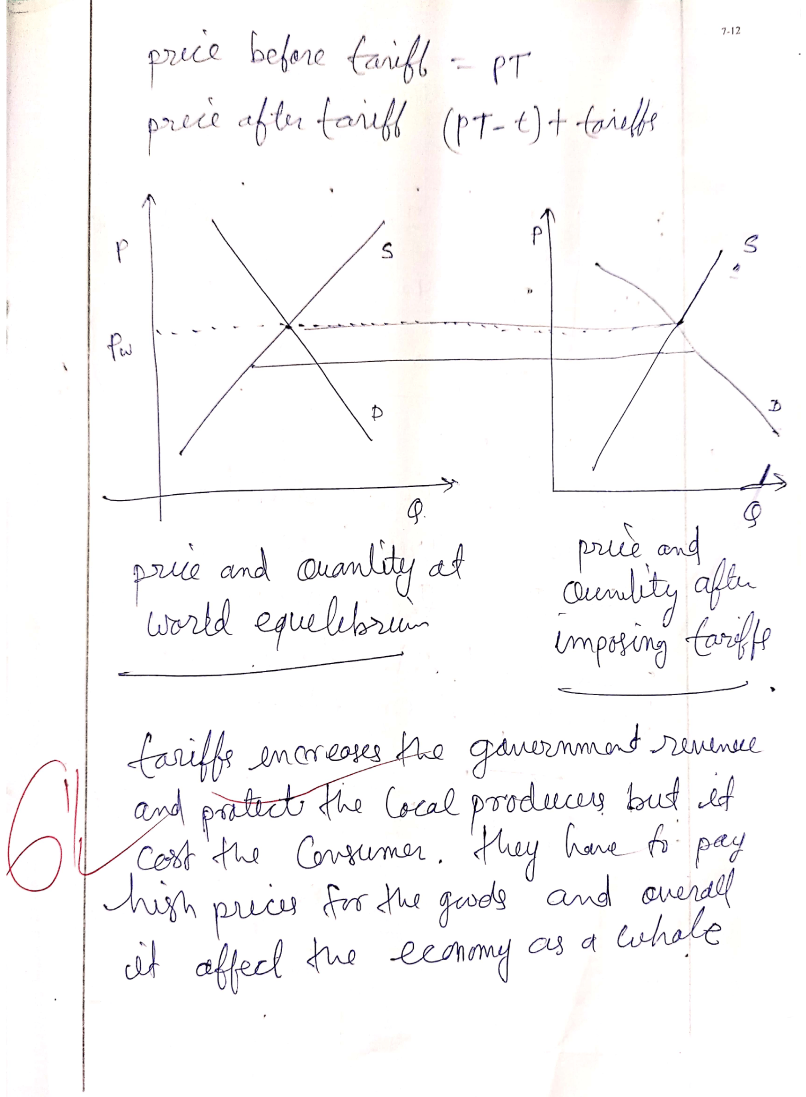
#> input picture backend/uploads/test_projection_crop.png, 1612 x 2194 px (shown at 1/2 size)
$ python debug_contours.py ../backend/uploads/test_projection_crop.png
#> lines starting #> are read from the running program, lines starting #| are printed output that depends on the picture; after the words box and inside, x2 and y2 are one past the last pixel; in counts of white or black regions, pixels touching at a corner belong together
import cv2
import sys

img = cv2.imread(sys.argv[1])
#> img is the input picture: shape (2194, 1612, 3); mean B, G, R 248.4, 247.9, 248.7
gray = cv2.cvtColor(img, cv2.COLOR_BGR2GRAY)
thresh = cv2.adaptiveThreshold(gray, 255, cv2.ADAPTIVE_THRESH_MEAN_C, cv2.THRESH_BINARY_INV, 15, 6)
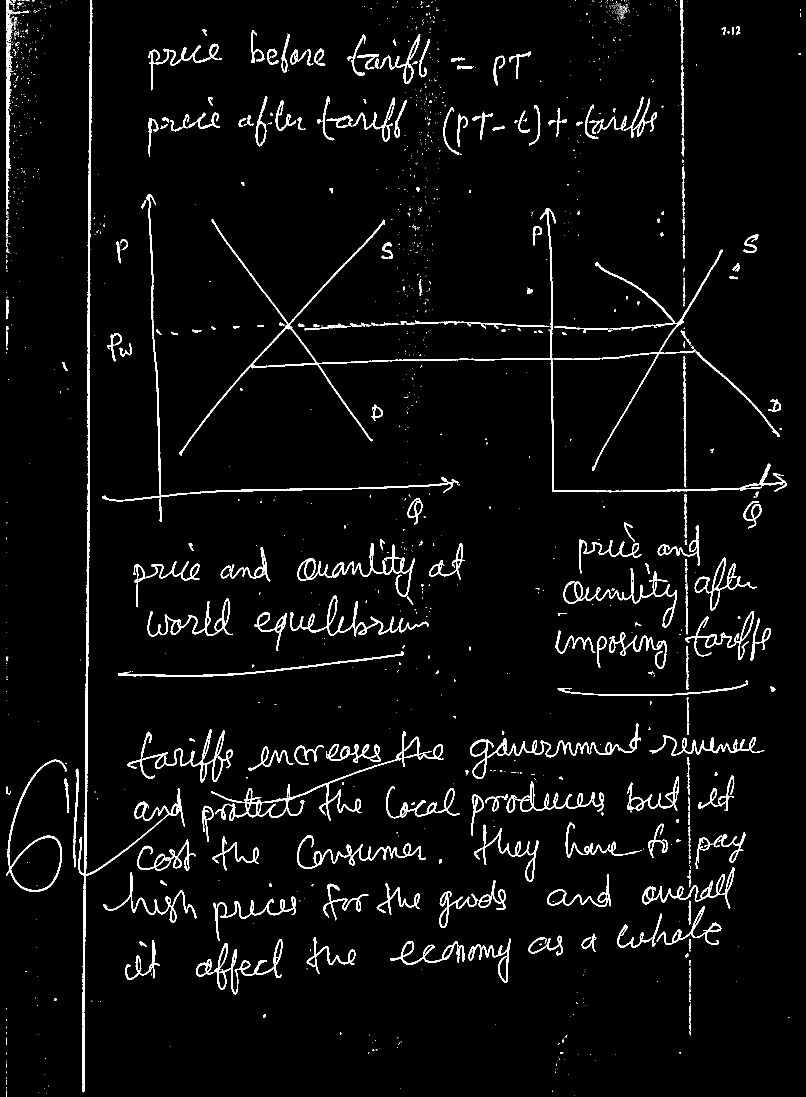
#> thresh: shape (2194, 1612) (shown at 1/2 size); 4.1% white; 1441 white regions (1183 under 20 px), largest, box (x1, y1, x2, y2) and area: (156, 0, 369, 2185) 11090, (358, 417, 1573, 985) 9362, (422, 1462, 887, 1642) 4831

margin_x = int(img.shape[1] * 0.15)
#> margin_x = 241
margin_y = int(img.shape[0] * 0.05)
#> margin_y = 109
thresh[:, :margin_x] = 0
thresh[:, -margin_x:] = 0
thresh[:margin_y, :] = 0
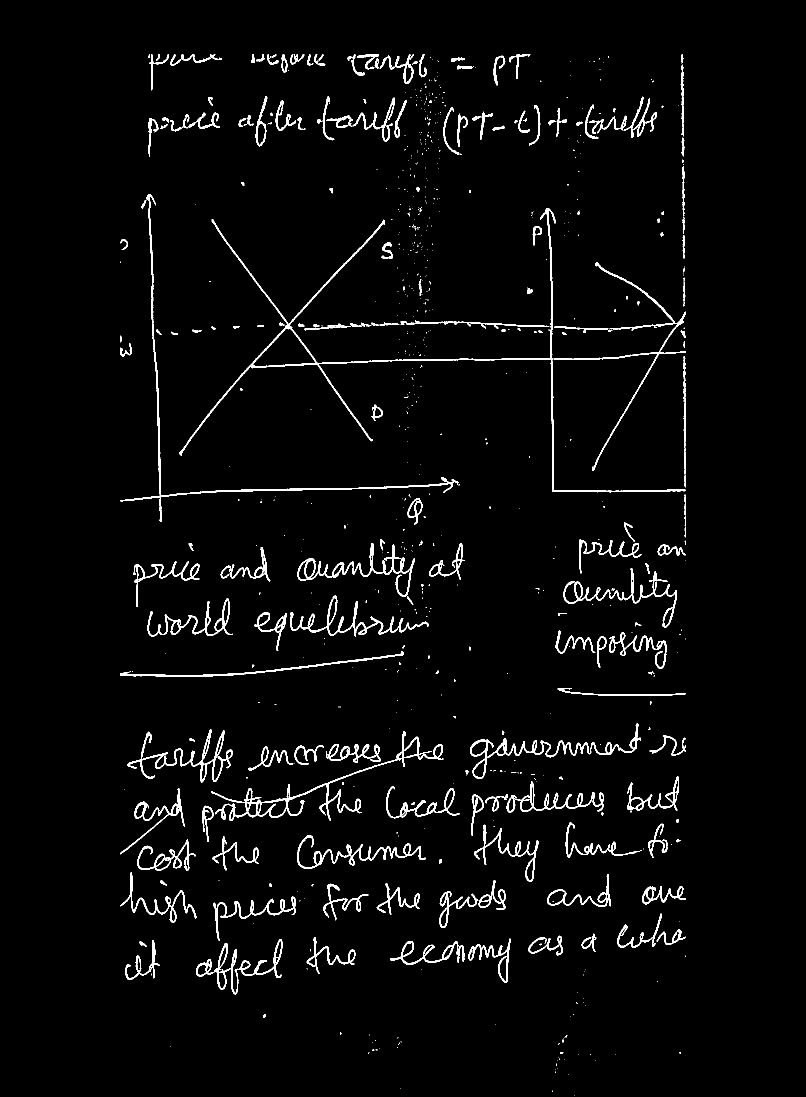
#> thresh: shape (2194, 1612) (shown at 1/2 size); 3% white; 779 white regions (574 under 20 px), largest, box (x1, y1, x2, y2) and area: (358, 417, 1371, 985) 8135, (422, 1462, 887, 1642) 4831, (241, 388, 917, 1043) 4453
thresh[-margin_y:, :] = 0
#> thresh: shape (2194, 1612); 3% white; 752 white regions (547 under 20 px)

contours, _ = cv2.findContours(thresh, cv2.RETR_EXTERNAL, cv2.CHAIN_APPROX_SIMPLE)
#> contours = 749 contours, 575 with area under 20; largest, box (x1, y1, x2, y2) and area: (358, 417, 1371, 985) 10824, (422, 1462, 887, 1642) 6401, (940, 1446, 1282, 1558) 3931, (392, 1878, 565, 1989) 3322, (595, 1086, 830, 1194) 3178

min_y, max_y = 99999, 0
min_x, max_x = 99999, 0

for c in contours:
    x, y, w, h = cv2.boundingRect(c)
    area = w * h
    if area > 10000: # Filter out text characters
        if y < min_y: min_y = y
        if y+h > max_y: max_y = y+h
        if x < min_x: min_x = x
        if x+w > max_x: max_x = x+w
#> this loop made 749 passes
#> (x, y, w, h, area, min_y, max_y, min_x) on pass 35: (392, 1878, 173, 111, 19203, 1878, 1989, 392)
#> (x, y, w, h, area, min_y, max_x) on passes 46, 69, 75, 197, 417: (426, 1793, 166, 89, 14774, 1793, 592), (594, 1670, 257, 68, 17476, 1670, 851), (1131, 1645, 152, 71, 10792, 1645, 1283), (1127, 1136, 227, 119, 27013, 1136, 1354), (1107, 525, 264, 417, 110088, 525, 1371)
#> after the loop, max_x = 1371; max_y = 1989; min_x = 241; min_y = 388

print(f"Bbox: y={min_y}-{max_y}, x={min_x}-{max_x}")
#| Bbox: y=388-1989, x=241-1371
if min_y < max_y:
    out = img[max(0, min_y-20):min(img.shape[0], max_y+20), max(0, min_x-20):min(img.shape[1], max_x+20)]
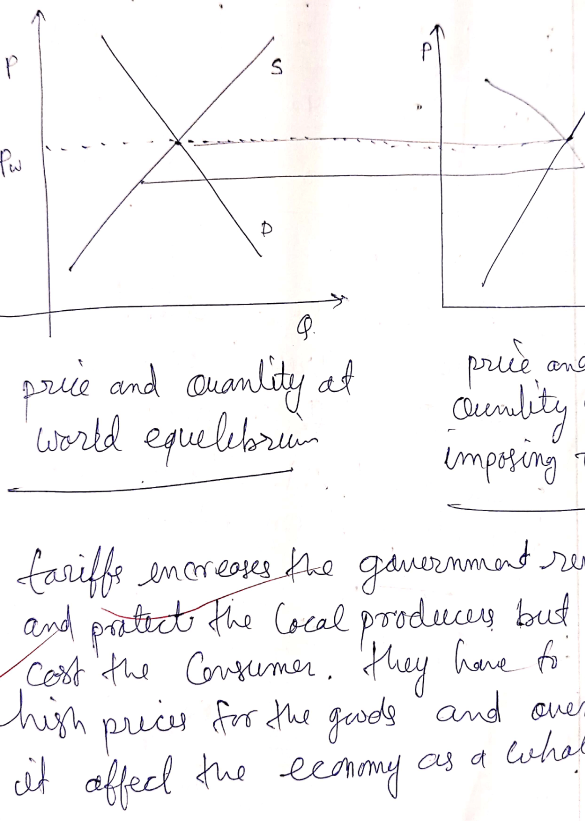
#> out: shape (1641, 1170, 3) (shown at 1/2 size); mean B, G, R 246.7, 246, 246.6
    cv2.imwrite("backend/uploads/debug_crop2.png", out)
    print("SAVED debug_crop2.png")

$ run again, on backend/uploads/1777125136872-871181030.png
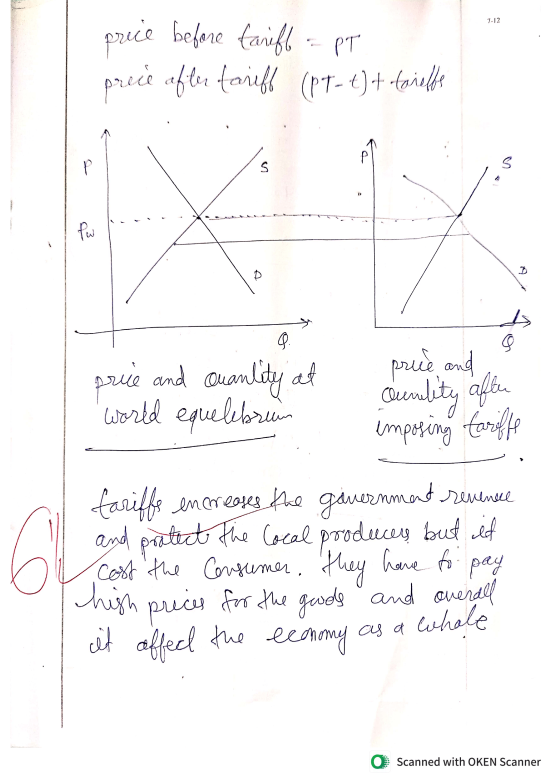
#> input picture backend/uploads/1777125136872-871181030.png, 1653 x 2339 px (shown at 1/3 size)
#> img is the input picture: shape (2339, 1653, 3); mean B, G, R 248.7, 248.3, 248.9
#> `thresh[-margin_y:, :] = 0`:
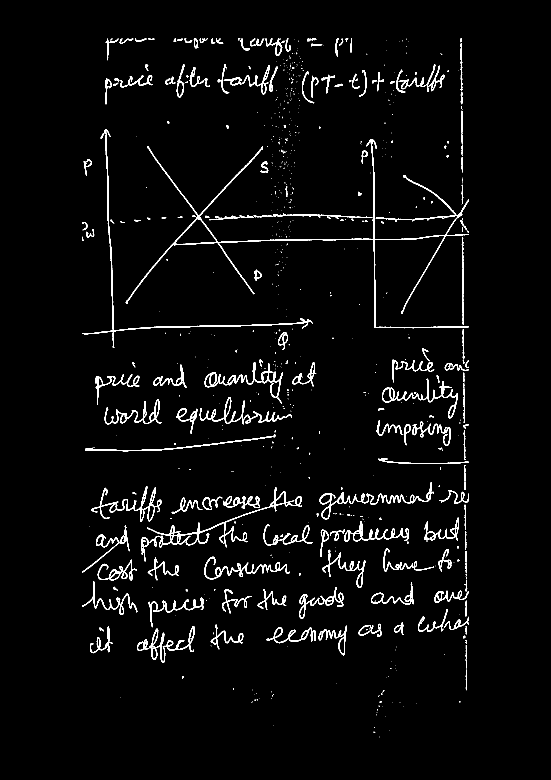
#> thresh: shape (2339, 1653) (shown at 1/3 size); 2.8% white; 813 white regions (586 under 20 px)
#> contours = 810 contours, 613 with area under 20; largest, box (x1, y1, x2, y2) and area: (377, 417, 1406, 985) 10859, (441, 1462, 906, 1642) 6401, (959, 1446, 1301, 1558) 3931, (411, 1878, 584, 1989) 3322, (614, 1086, 849, 1194) 3178
#> the loop `for c in contours:` made 810 passes
#> (x, y, w, h, area, min_y, max_y, min_x) on pass 77: (411, 1878, 173, 111, 19203, 1878, 1989, 411)
#> after the loop `for c in contours:`: max_x = 1406; max_y = 1989; min_x = 247; min_y = 388
#| Bbox: y=388-1989, x=247-1406
#> `out = img[max(0, min_y-20):min(img.shape[0], max_y+20), max(0, min_x-2..`:
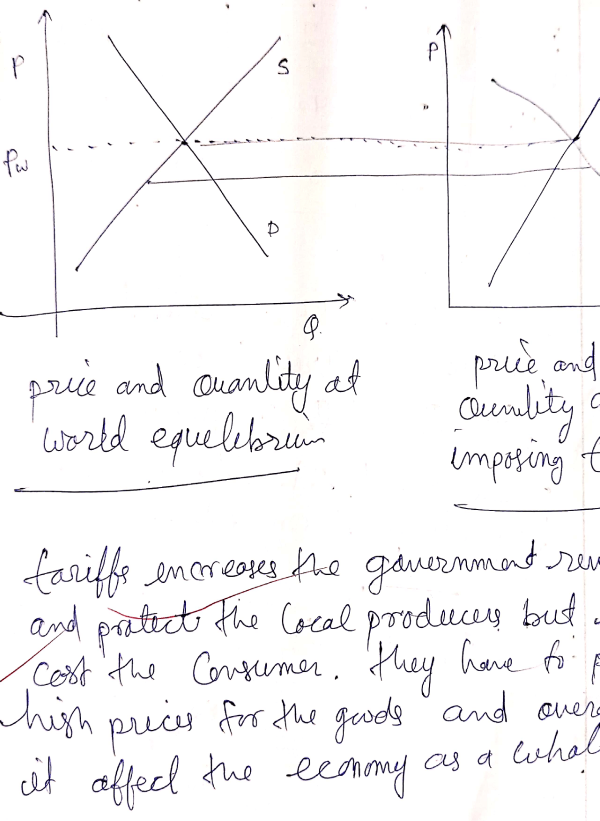
#> out: shape (1641, 1199, 3) (shown at 1/2 size); mean B, G, R 246.8, 246, 246.6
